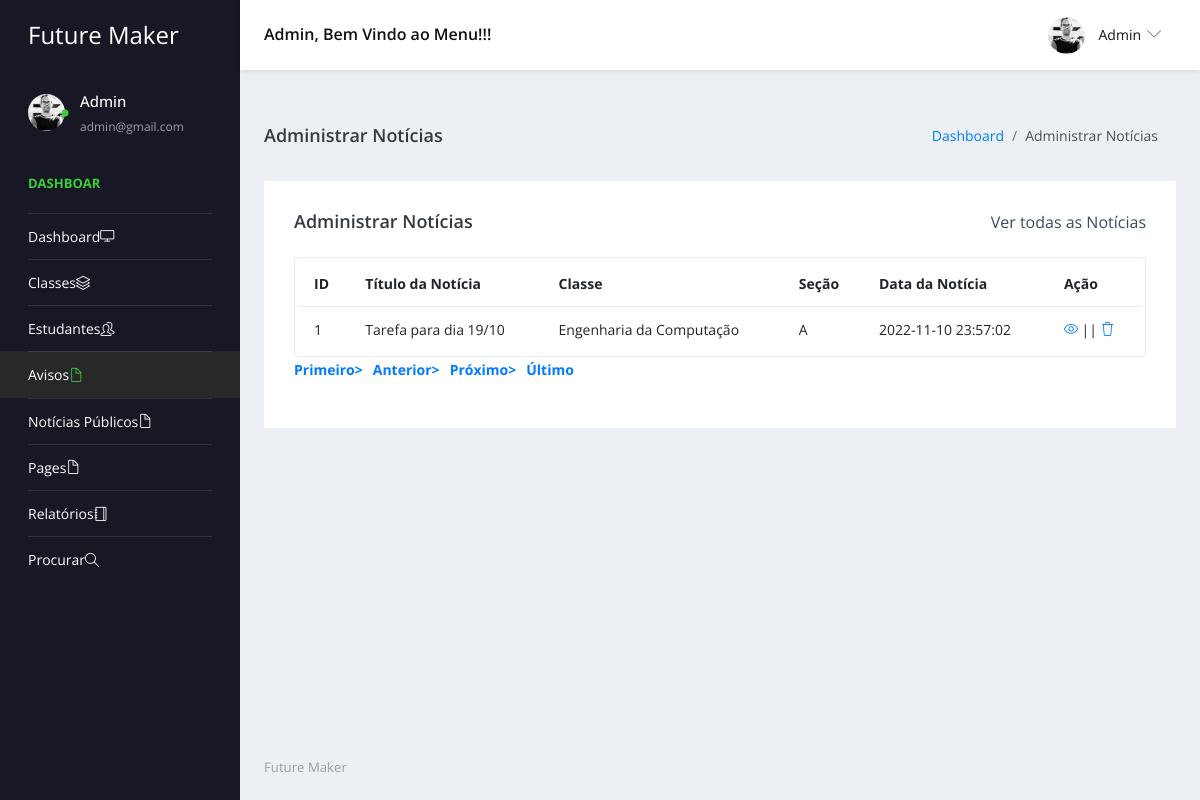
The app's page /admin/manage-notice.php (signed in) with its own data.
### tables this page shows
CREATE TABLE `tblnotice` (
  `ID` int(5) NOT NULL,
  `NoticeTitle` mediumtext DEFAULT NULL,
  `ClassId` int(10) DEFAULT NULL,
  `NoticeMsg` mediumtext DEFAULT NULL,
  `CreationDate` timestamp NULL DEFAULT current_timestamp()
);

CREATE TABLE `tblclass` (
  `ID` int(5) NOT NULL,
  `ClassName` varchar(50) DEFAULT NULL,
  `Section` varchar(20) DEFAULT NULL,
  `CreationDate` timestamp NULL DEFAULT current_timestamp()
);

### admin/manage-notice.php (the view, shortened to what this page needs)
<?php
include('includes/dbconnection.php');
if (strlen($_SESSION['sturecmsaid']==0)) {
  header('location:logout.php');
  } else{
?>
<!DOCTYPE html>
<html lang="en">
  <head>
    <link rel="stylesheet" href="vendors/simple-line-icons/css/simple-line-icons.css">
    <link rel="stylesheet" href="vendors/flag-icon-css/css/flag-icon.min.css">
    <link rel="stylesheet" href="vendors/css/vendor.bundle.base.css">
    <link rel="stylesheet" href="./vendors/daterangepicker/daterangepicker.css">
    <link rel="stylesheet" href="./vendors/chartist/chartist.min.css">
    <link rel="stylesheet" href="./css/style.css">
  </head>
  <body>
    <div class="container-scroller">
     <?php include_once('includes/header.php');?>
      <div class="container-fluid page-body-wrapper">
        <?php include_once('includes/sidebar.php');?>
        <div class="main-panel">
          <div class="content-wrapper">
             <div class="page-header">
              <h3 class="page-title"> Administrar Notícias </h3>
              <nav aria-label="breadcrumb">
                <ol class="breadcrumb">
                  <li class="breadcrumb-item"><a href="dashboard.php">Dashboard</a></li>
                  <li class="breadcrumb-item active" aria-current="page"> Administrar Notícias</li>
                </ol>
              </nav>
            </div>
            <div class="row">
              <div class="col-md-12 grid-margin stretch-card">
                <div class="card">
                  <div class="card-body">
                    <div class="d-sm-flex align-items-center mb-4">
                      <h4 class="card-title mb-sm-0">Administrar Notícias</h4>
                      <a href="#" class="text-dark ml-auto mb-3 mb-sm-0"> Ver todas as Notícias</a>
                    </div>
                    <div class="table-responsive border rounded p-1">
                      <table class="table">
                        <thead>
                          <tr>
                            <th class="font-weight-bold">ID</th>
                            <th class="font-weight-bold">Título da Notícia</th>
                            <th class="font-weight-bold">Classe</th>
                            <th class="font-weight-bold">Seção</th>
                            <th class="font-weight-bold">Data da Notícia</th>
                            <th class="font-weight-bold">Ação</th>
                          </tr>
                        </thead>
                        <tbody>
                           <?php
                           if (isset($_GET['pageno'])) {
            $pageno = $_GET['pageno'];
        } else {
            $pageno = 1;
        }
        $no_of_records_per_page =15;
        $offset = ($pageno-1) * $no_of_records_per_page;
       $ret = "SELECT ID FROM tblnotice";
$query1 = $dbh -> prepare($ret);
$query1->execute();
$total_rows=$query1->rowCount();
$total_pages = ceil($total_rows / $no_of_records_per_page);
$sql="SELECT tblclass.ID,tblclass.ClassName,tblclass.Section,tblnotice.NoticeTitle,tblnotice.CreationDate,tblnotice.ClassId,tblnotice.ID as nid from tblnotice join tblclass on tblclass.ID=tblnotice.ClassId LIMIT $offset, $no_of_records_per_page";
$query = $dbh -> prepare($sql);
$query->execute();
$results=$query->fetchAll(PDO::FETCH_OBJ);
$cnt=1;
if($query->rowCount() > 0)
{
foreach($results as $row)
{               ?>
                          <tr>
                            <td><?php echo htmlentities($cnt);?></td>
                            <td><?php  echo htmlentities($row->NoticeTitle);?></td>
                            <td><?php  echo htmlentities($row->ClassName);?></td>
                            <td><?php  echo htmlentities($row->Section);?></td>
                            <td><?php  echo htmlentities($row->CreationDate);?></td>
                            <td>
                              <div><a href="edit-notice-detail.php?editid=<?php echo htmlentities ($row->ID);?>"><i class="icon-eye"></i></a>
                                                || <a href="manage-notice.php?delid=<?php echo ($row->ID);?>" onclick="return confirm('Do you really want to Delete ?');"> <i class="icon-trash"></i></a></div>
                            </td>
                          </tr><?php $cnt=$cnt+1;}} ?>
                        </tbody>
                      </table>
                    </div>
                   <div align="left">
    <ul class="pagination" >
        <li><a href="?pageno=1"><strong>Primeiro></strong></a></li>
        <li class="<?php if($pageno <= 1){ echo 'disabled'; } ?>">
            <a href="<?php if($pageno <= 1){ echo '#'; } else { echo "?pageno=".($pageno - 1); } ?>"><strong style="padding-left: 10px">Anterior></strong></a>
        </li>
        <li class="<?php if($pageno >= $total_pages){ echo 'disabled'; } ?>">
            <a href="<?php if($pageno >= $total_pages){ echo '#'; } else { echo "?pageno=".($pageno + 1); } ?>"><strong style="padding-left: 10px">Próximo></strong></a>
        </li>
        <li><a href="?pageno=<?php echo $total_pages; ?>"><strong style="padding-left: 10px">Último</strong></a></li>
    </ul>
</div>
                  </div>
                </div>
              </div>
            </div>
          </div>
         <?php include_once('includes/footer.php');?>
        </div>
      </div>
    </div>
  </body>
</html><?php }  ?>

### admin/includes/header.php (shortened to what this page needs)
 <nav class="navbar default-layout-navbar col-lg-12 col-12 p-0 fixed-top d-flex flex-row">
        <div class="navbar-brand-wrapper d-flex align-items-center">
          <a class="navbar-brand brand-logo" href="dashboard.php">
            <strong style="color: white;">Future Maker</strong>
          </a>
        </div><?php
         $aid= $_SESSION['sturecmsaid'];
$sql="SELECT * from tbladmin where ID=:aid";
$query = $dbh -> prepare($sql);
$query->bindParam(':aid',$aid,PDO::PARAM_STR);
$query->execute();
$results=$query->fetchAll(PDO::FETCH_OBJ);
$cnt=1;
if($query->rowCount() > 0)
{
foreach($results as $row)
{               ?>
        <div class="navbar-menu-wrapper d-flex align-items-center flex-grow-1">
          <h5 class="mb-0 font-weight-medium d-none d-lg-flex"><?php  echo htmlentities($row->AdminName);?>, Bem Vindo ao Menu!!!</h5>
          <ul class="navbar-nav navbar-nav-right ml-auto">
            <li class="nav-item dropdown d-none d-xl-inline-flex user-dropdown">
              <a class="nav-link dropdown-toggle" id="UserDropdown" href="#" data-toggle="dropdown" aria-expanded="false">
                <img class="img-xs rounded-circle ml-2" src="images/fabinho.png" alt="Profile image"> <span class="font-weight-normal"> <?php  echo htmlentities($row->AdminName);?> </span></a>
                <?php $cnt=$cnt+1;}} ?>
            </li>
          </ul>
        </div>
      </nav>

### admin/includes/sidebar.php (shortened to what this page needs)
<nav class="sidebar sidebar-offcanvas" id="sidebar">
          <ul class="nav">
            <li class="nav-item nav-profile">
              <a href="#" class="nav-link">
                <div class="profile-image">
                  <img class="img-xs rounded-circle" src="images/fabinho.png" alt="profile image">
                  <div class="dot-indicator bg-success"></div>
                </div>
                <div class="text-wrapper">
                  <?php
         $aid= $_SESSION['sturecmsaid'];
$sql="SELECT * from tbladmin where ID=:aid";
$query = $dbh -> prepare($sql);
$query->bindParam(':aid',$aid,PDO::PARAM_STR);
$query->execute();
$results=$query->fetchAll(PDO::FETCH_OBJ);
$cnt=1;
if($query->rowCount() > 0)
{
foreach($results as $row)
{               ?>
                  <p class="profile-name"><?php  echo htmlentities($row->AdminName);?></p>
                  <p class="designation"><?php  echo htmlentities($row->Email);?></p><?php $cnt=$cnt+1;}} ?>
                </div>
              </a>
            </li>
            <li class="nav-item nav-category">
              <span class="nav-link">Dashboar</span>
            </li>
            <li class="nav-item">
              <a class="nav-link" href="Dashboard.php">
                <span class="Dashboar-title">Dashboard</span>
                <i class="icon-screen-desktop Dashboar-icon"></i>
              </a>
            </li>
            <li class="nav-item">
              <a class="nav-link" data-toggle="collapse" href="#ui-basic" aria-expanded="false" aria-controls="ui-basic">
                <span class="Dashboar-title">Classes</span>
                <i class="icon-layers Dashboar-icon"></i>
              </a>
            </li>
            <li class="nav-item">
              <a class="nav-link" data-toggle="collapse" href="#ui-basic1" aria-expanded="false" aria-controls="ui-basic1">
                <span class="Dashboar-title">Estudantes</span>
                <i class="icon-people Dashboar-icon"></i>
              </a>
            </li>
            <li class="nav-item">
              <a class="nav-link" data-toggle="collapse" href="#auth" aria-expanded="false" aria-controls="auth">
                <span class="Dashboar-title">Avisos</span>
                <i class="icon-doc Dashboar-icon"></i>
              </a>
            </li>
            <li class="nav-item">
              <a class="nav-link" data-toggle="collapse" href="#auth1" aria-expanded="false" aria-controls="auth">
                <span class="Dashboar-title">Notícias Públicos</span>
                <i class="icon-doc Dashboar-icon"></i>
              </a>
              <li class="nav-item">
              <a class="nav-link" data-toggle="collapse" href="#auth2" aria-expanded="false" aria-controls="auth">
                <span class="Dashboar-title">Pages</span>
                <i class="icon-doc Dashboar-icon"></i>
              </a>
            </li>
              <li class="nav-item">
              <a class="nav-link" href="between-dates-reports.php">
                <span class="Dashboar-title">Relatórios</span>
                <i class="icon-notebook Dashboar-icon"></i>
              </a>
            </li>
            <li class="nav-item">
              <a class="nav-link" href="search.php">
                <span class="Dashboar-title">Procurar</span>
                <i class="icon-magnifier Dashboar-icon"></i>
              </a>
            </li>
            </li>
          </ul>
        </nav>

### records on screen
tblnotice: NoticeTitle "Tarefa para dia 19/10", ClassId.ClassName "Engenharia da Computação", ClassId.Section "A", CreationDate "2022-11-10 23:57:02"

### other values on screen
$row->AdminName "Admin"
$row->Email "admin@gmail.com"
